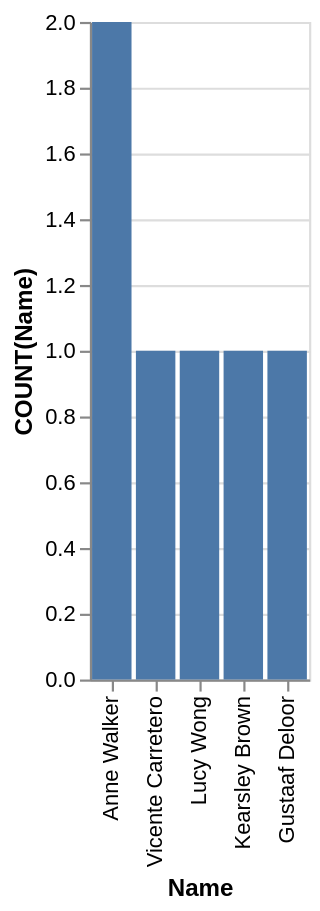

Write a Vega-Lite specification for this figure.
### Vega-Lite specification from a JSON file in a GitHub repository (floating-point values rounded to 4 significant figures)
{"data": {"values": [{"x_data": "Anne Walker", "y_data": 2}, {"x_data": "Vicente Carretero", "y_data": 1}, {"x_data": "Lucy Wong", "y_data": 1}, {"x_data": "Kearsley Brown", "y_data": 1}, {"x_data": "Gustaaf Deloor", "y_data": 1}]}, "mark": "bar", "encoding": {"x": {"field": "x_data", "type": "nominal", "title": "Name", "sort": {"op": "sum", "field": "y_data", "order": "descending"}}, "y": {"field": "y_data", "type": "quantitative", "title": "COUNT(Name)"}}}
